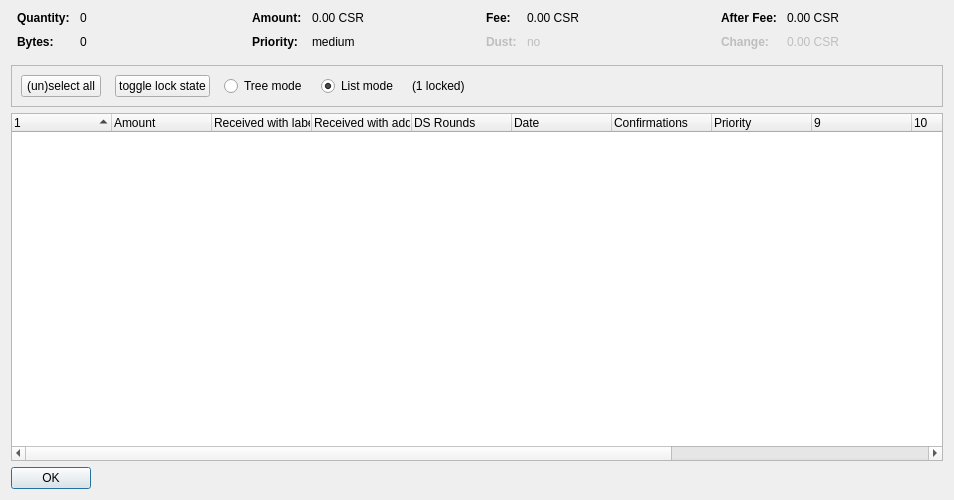
<?xml version="1.0" encoding="UTF-8"?>
<ui version="4.0">
 <class>CoinControlDialog</class>
 <widget class="QDialog" name="CoinControlDialog">
  <property name="geometry">
   <rect>
    <x>0</x>
    <y>0</y>
    <width>954</width>
    <height>500</height>
   </rect>
  </property>
  <property name="windowTitle">
   <string>Coin Selection</string>
  </property>
  <layout class="QVBoxLayout" name="verticalLayout">
   <item>
    <layout class="QHBoxLayout" name="horizontalLayoutTop" stretch="0,0,0,0">
     <property name="topMargin">
      <number>0</number>
     </property>
     <property name="bottomMargin">
      <number>10</number>
     </property>
     <item>
      <layout class="QFormLayout" name="formLayoutCoinControl1">
       <property name="horizontalSpacing">
        <number>10</number>
       </property>
       <property name="verticalSpacing">
        <number>10</number>
       </property>
       <property name="leftMargin">
        <number>6</number>
       </property>
       <property name="rightMargin">
        <number>6</number>
       </property>
       <item row="0" column="0">
        <widget class="QLabel" name="labelCoinControlQuantityText">
         <property name="font">
          <font>
           <weight>75</weight>
           <bold>true</bold>
          </font>
         </property>
         <property name="text">
          <string>Quantity:</string>
         </property>
        </widget>
       </item>
       <item row="0" column="1">
        <widget class="QLabel" name="labelCoinControlQuantity">
         <property name="cursor">
          <cursorShape>IBeamCursor</cursorShape>
         </property>
         <property name="contextMenuPolicy">
          <enum>Qt::ActionsContextMenu</enum>
         </property>
         <property name="text">
          <string notr="true">0</string>
         </property>
         <property name="textInteractionFlags">
          <set>Qt::LinksAccessibleByMouse|Qt::TextSelectableByKeyboard|Qt::TextSelectableByMouse</set>
         </property>
        </widget>
       </item>
       <item row="1" column="0">
        <widget class="QLabel" name="labelCoinControlBytesText">
         <property name="font">
          <font>
           <weight>75</weight>
           <bold>true</bold>
          </font>
         </property>
         <property name="text">
          <string>Bytes:</string>
         </property>
        </widget>
       </item>
       <item row="1" column="1">
        <widget class="QLabel" name="labelCoinControlBytes">
         <property name="cursor">
          <cursorShape>IBeamCursor</cursorShape>
         </property>
         <property name="contextMenuPolicy">
          <enum>Qt::ActionsContextMenu</enum>
         </property>
         <property name="text">
          <string notr="true">0</string>
         </property>
         <property name="textInteractionFlags">
          <set>Qt::LinksAccessibleByMouse|Qt::TextSelectableByKeyboard|Qt::TextSelectableByMouse</set>
         </property>
        </widget>
       </item>
      </layout>
     </item>
     <item>
      <layout class="QFormLayout" name="formLayoutCoinControl2">
       <property name="horizontalSpacing">
        <number>10</number>
       </property>
       <property name="verticalSpacing">
        <number>10</number>
       </property>
       <property name="leftMargin">
        <number>6</number>
       </property>
       <property name="rightMargin">
        <number>6</number>
       </property>
       <item row="0" column="0">
        <widget class="QLabel" name="labelCoinControlAmountText">
         <property name="font">
          <font>
           <weight>75</weight>
           <bold>true</bold>
          </font>
         </property>
         <property name="text">
          <string>Amount:</string>
         </property>
        </widget>
       </item>
       <item row="0" column="1">
        <widget class="QLabel" name="labelCoinControlAmount">
         <property name="cursor">
          <cursorShape>IBeamCursor</cursorShape>
         </property>
         <property name="contextMenuPolicy">
          <enum>Qt::ActionsContextMenu</enum>
         </property>
         <property name="text">
          <string notr="true">0.00 CSR</string>
         </property>
         <property name="textInteractionFlags">
          <set>Qt::LinksAccessibleByMouse|Qt::TextSelectableByKeyboard|Qt::TextSelectableByMouse</set>
         </property>
        </widget>
       </item>
       <item row="1" column="0">
        <widget class="QLabel" name="labelCoinControlPriorityText">
         <property name="font">
          <font>
           <weight>75</weight>
           <bold>true</bold>
          </font>
         </property>
         <property name="text">
          <string>Priority:</string>
         </property>
        </widget>
       </item>
       <item row="1" column="1">
        <widget class="QLabel" name="labelCoinControlPriority">
         <property name="cursor">
          <cursorShape>IBeamCursor</cursorShape>
         </property>
         <property name="contextMenuPolicy">
          <enum>Qt::ActionsContextMenu</enum>
         </property>
         <property name="text">
          <string>medium</string>
         </property>
         <property name="textInteractionFlags">
          <set>Qt::LinksAccessibleByMouse|Qt::TextSelectableByKeyboard|Qt::TextSelectableByMouse</set>
         </property>
        </widget>
       </item>
      </layout>
     </item>
     <item>
      <layout class="QFormLayout" name="formLayoutCoinControl3">
       <property name="horizontalSpacing">
        <number>10</number>
       </property>
       <property name="verticalSpacing">
        <number>10</number>
       </property>
       <property name="leftMargin">
        <number>6</number>
       </property>
       <property name="rightMargin">
        <number>6</number>
       </property>
       <item row="0" column="0">
        <widget class="QLabel" name="labelCoinControlFeeText">
         <property name="font">
          <font>
           <weight>75</weight>
           <bold>true</bold>
          </font>
         </property>
         <property name="text">
          <string>Fee:</string>
         </property>
        </widget>
       </item>
       <item row="0" column="1">
        <widget class="QLabel" name="labelCoinControlFee">
         <property name="cursor">
          <cursorShape>IBeamCursor</cursorShape>
         </property>
         <property name="contextMenuPolicy">
          <enum>Qt::ActionsContextMenu</enum>
         </property>
         <property name="text">
          <string notr="true">0.00 CSR</string>
         </property>
         <property name="textInteractionFlags">
          <set>Qt::LinksAccessibleByMouse|Qt::TextSelectableByKeyboard|Qt::TextSelectableByMouse</set>
         </property>
        </widget>
       </item>
       <item row="1" column="0">
        <widget class="QLabel" name="labelCoinControlLowOutputText">
         <property name="enabled">
          <bool>false</bool>
         </property>
         <property name="font">
          <font>
           <weight>75</weight>
           <bold>true</bold>
          </font>
         </property>
         <property name="text">
          <string>Dust:</string>
         </property>
        </widget>
       </item>
       <item row="1" column="1">
        <widget class="QLabel" name="labelCoinControlLowOutput">
         <property name="enabled">
          <bool>false</bool>
         </property>
         <property name="cursor">
          <cursorShape>IBeamCursor</cursorShape>
         </property>
         <property name="contextMenuPolicy">
          <enum>Qt::ActionsContextMenu</enum>
         </property>
         <property name="text">
          <string>no</string>
         </property>
         <property name="textInteractionFlags">
          <set>Qt::LinksAccessibleByMouse|Qt::TextSelectableByKeyboard|Qt::TextSelectableByMouse</set>
         </property>
        </widget>
       </item>
      </layout>
     </item>
     <item>
      <layout class="QFormLayout" name="formLayoutCoinControl4">
       <property name="horizontalSpacing">
        <number>10</number>
       </property>
       <property name="verticalSpacing">
        <number>10</number>
       </property>
       <property name="leftMargin">
        <number>6</number>
       </property>
       <property name="rightMargin">
        <number>6</number>
       </property>
       <item row="0" column="0">
        <widget class="QLabel" name="labelCoinControlAfterFeeText">
         <property name="font">
          <font>
           <weight>75</weight>
           <bold>true</bold>
          </font>
         </property>
         <property name="text">
          <string>After Fee:</string>
         </property>
        </widget>
       </item>
       <item row="0" column="1">
        <widget class="QLabel" name="labelCoinControlAfterFee">
         <property name="cursor">
          <cursorShape>IBeamCursor</cursorShape>
         </property>
         <property name="contextMenuPolicy">
          <enum>Qt::ActionsContextMenu</enum>
         </property>
         <property name="text">
          <string notr="true">0.00 CSR</string>
         </property>
         <property name="textInteractionFlags">
          <set>Qt::LinksAccessibleByMouse|Qt::TextSelectableByKeyboard|Qt::TextSelectableByMouse</set>
         </property>
        </widget>
       </item>
       <item row="1" column="0">
        <widget class="QLabel" name="labelCoinControlChangeText">
         <property name="enabled">
          <bool>false</bool>
         </property>
         <property name="font">
          <font>
           <weight>75</weight>
           <bold>true</bold>
          </font>
         </property>
         <property name="text">
          <string>Change:</string>
         </property>
        </widget>
       </item>
       <item row="1" column="1">
        <widget class="QLabel" name="labelCoinControlChange">
         <property name="enabled">
          <bool>false</bool>
         </property>
         <property name="cursor">
          <cursorShape>IBeamCursor</cursorShape>
         </property>
         <property name="contextMenuPolicy">
          <enum>Qt::ActionsContextMenu</enum>
         </property>
         <property name="text">
          <string notr="true">0.00 CSR</string>
         </property>
         <property name="textInteractionFlags">
          <set>Qt::LinksAccessibleByMouse|Qt::TextSelectableByKeyboard|Qt::TextSelectableByMouse</set>
         </property>
        </widget>
       </item>
      </layout>
     </item>
    </layout>
   </item>
   <item>
    <widget class="QFrame" name="frame">
     <property name="minimumSize">
      <size>
       <width>0</width>
       <height>40</height>
      </size>
     </property>
     <property name="frameShape">
      <enum>QFrame::StyledPanel</enum>
     </property>
     <property name="frameShadow">
      <enum>QFrame::Sunken</enum>
     </property>
     <layout class="QHBoxLayout" name="horizontalLayout">
      <item>
       <layout class="QHBoxLayout" name="horizontalLayoutPanel" stretch="0,0,0,0,0,0">
        <property name="spacing">
         <number>14</number>
        </property>
        <item>
         <widget class="QPushButton" name="pushButtonSelectAll">
          <property name="sizePolicy">
           <sizepolicy hsizetype="Maximum" vsizetype="Fixed">
            <horstretch>0</horstretch>
            <verstretch>0</verstretch>
           </sizepolicy>
          </property>
          <property name="text">
           <string>(un)select all</string>
          </property>
          <property name="autoDefault">
           <bool>false</bool>
          </property>
         </widget>
        </item>
        <item>
         <widget class="QPushButton" name="pushButtonToggleLock">
          <property name="sizePolicy">
           <sizepolicy hsizetype="Maximum" vsizetype="Fixed">
            <horstretch>0</horstretch>
            <verstretch>0</verstretch>
           </sizepolicy>
          </property>
          <property name="text">
           <string>toggle lock state</string>
          </property>
          <property name="autoDefault">
           <bool>false</bool>
          </property>
         </widget>
        </item>
        <item>
         <widget class="QRadioButton" name="radioTreeMode">
          <property name="sizePolicy">
           <sizepolicy hsizetype="Maximum" vsizetype="Fixed">
            <horstretch>0</horstretch>
            <verstretch>0</verstretch>
           </sizepolicy>
          </property>
          <property name="text">
           <string>Tree mode</string>
          </property>
         </widget>
        </item>
        <item>
         <widget class="QRadioButton" name="radioListMode">
          <property name="sizePolicy">
           <sizepolicy hsizetype="Maximum" vsizetype="Fixed">
            <horstretch>0</horstretch>
            <verstretch>0</verstretch>
           </sizepolicy>
          </property>
          <property name="text">
           <string>List mode</string>
          </property>
          <property name="checked">
           <bool>true</bool>
          </property>
         </widget>
        </item>
        <item>
         <widget class="QLabel" name="labelLocked">
          <property name="text">
           <string>(1 locked)</string>
          </property>
         </widget>
        </item>
        <item>
         <spacer name="horizontalSpacer">
          <property name="orientation">
           <enum>Qt::Horizontal</enum>
          </property>
          <property name="sizeHint" stdset="0">
           <size>
            <width>40</width>
            <height>20</height>
           </size>
          </property>
         </spacer>
        </item>
       </layout>
      </item>
     </layout>
    </widget>
   </item>
   <item>
    <widget class="CoinControlTreeWidget" name="treeWidget">
     <property name="contextMenuPolicy">
      <enum>Qt::CustomContextMenu</enum>
     </property>
     <property name="sortingEnabled">
      <bool>false</bool>
     </property>
     <property name="columnCount">
      <number>13</number>
     </property>
     <attribute name="headerShowSortIndicator" stdset="0">
      <bool>true</bool>
     </attribute>
     <attribute name="headerStretchLastSection">
      <bool>false</bool>
     </attribute>
     <column>
      <property name="text">
       <string/>
      </property>
     </column>
     <column>
      <property name="text">
       <string>Amount</string>
      </property>
     </column>
     <column>
      <property name="text">
       <string>Received with label</string>
      </property>
     </column>
     <column>
      <property name="text">
       <string>Received with address</string>
      </property>
     </column>
     <column>
      <property name="text">
       <string>DS Rounds</string>
      </property>
     </column>
     <column>
      <property name="text">
       <string>Date</string>
      </property>
     </column>
     <column>
      <property name="text">
       <string>Confirmations</string>
      </property>
      <property name="toolTip">
       <string>Confirmed</string>
      </property>
     </column>
     <column>
      <property name="text">
       <string>Priority</string>
      </property>
     </column>
     <column>
      <property name="text">
       <string/>
      </property>
     </column>
     <column>
      <property name="text">
       <string/>
      </property>
     </column>
     <column>
      <property name="text">
       <string/>
      </property>
     </column>
     <column>
      <property name="text">
       <string/>
      </property>
     </column>
     <column>
      <property name="text">
       <string/>
      </property>
     </column>
    </widget>
   </item>
   <item>
    <widget class="QDialogButtonBox" name="buttonBox">
     <property name="sizePolicy">
      <sizepolicy hsizetype="Maximum" vsizetype="Fixed">
       <horstretch>0</horstretch>
       <verstretch>0</verstretch>
      </sizepolicy>
     </property>
     <property name="orientation">
      <enum>Qt::Horizontal</enum>
     </property>
     <property name="standardButtons">
      <set>QDialogButtonBox::Ok</set>
     </property>
    </widget>
   </item>
  </layout>
 </widget>
 <customwidgets>
  <customwidget>
   <class>CoinControlTreeWidget</class>
   <extends>QTreeWidget</extends>
   <header>coincontroltreewidget.h</header>
  </customwidget>
 </customwidgets>
 <resources/>
 <connections/>
</ui>
